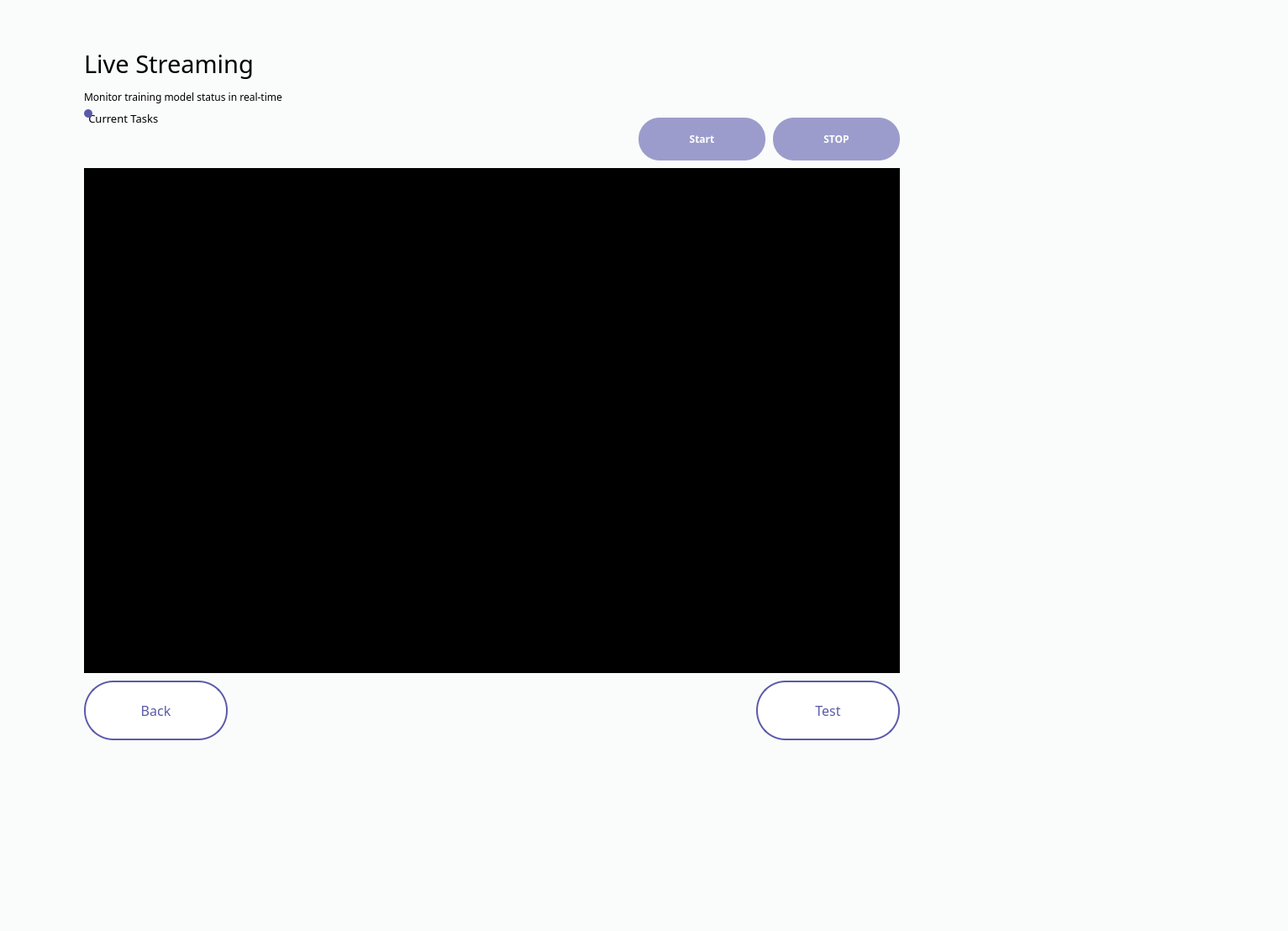
<?xml version="1.0" encoding="UTF-8"?>
<ui version="4.0">
 <class>Form</class>
 <widget class="QWidget" name="Form">
  <property name="geometry">
   <rect>
    <x>0</x>
    <y>0</y>
    <width>1533</width>
    <height>1108</height>
   </rect>
  </property>
  <property name="windowTitle">
   <string>Form</string>
  </property>
  <property name="styleSheet">
   <string notr="true">background-color: #FAFCFB;</string>
  </property>
  <widget class="QStackedWidget" name="stackedWidget">
   <property name="geometry">
    <rect>
     <x>10</x>
     <y>10</y>
     <width>1241</width>
     <height>1300</height>
    </rect>
   </property>
   <property name="currentIndex">
    <number>0</number>
   </property>
   <widget class="QWidget" name="page">
    <widget class="QLabel" name="title_lb">
     <property name="geometry">
      <rect>
       <x>90</x>
       <y>30</y>
       <width>331</width>
       <height>71</height>
      </rect>
     </property>
     <property name="font">
      <font>
       <family>Bahnschrift Light</family>
       <pointsize>22</pointsize>
      </font>
     </property>
     <property name="text">
      <string>Live Streaming</string>
     </property>
    </widget>
    <widget class="QLabel" name="label">
     <property name="geometry">
      <rect>
       <x>90</x>
       <y>90</y>
       <width>541</width>
       <height>31</height>
      </rect>
     </property>
     <property name="font">
      <font>
       <family>Bahnschrift Light</family>
      </font>
     </property>
     <property name="text">
      <string>Monitor training model status in real-time</string>
     </property>
    </widget>
    <widget class="QGroupBox" name="groupBox_3">
     <property name="geometry">
      <rect>
       <x>80</x>
       <y>120</y>
       <width>1181</width>
       <height>751</height>
      </rect>
     </property>
     <property name="font">
      <font>
       <family>Bahnschrift Light</family>
       <pointsize>10</pointsize>
      </font>
     </property>
     <property name="styleSheet">
      <string notr="true">border: none;</string>
     </property>
     <property name="title">
      <string>    Current Tasks</string>
     </property>
     <widget class="QWidget" name="tasks" native="true">
      <property name="geometry">
       <rect>
        <x>10</x>
        <y>0</y>
        <width>10</width>
        <height>10</height>
       </rect>
      </property>
      <property name="styleSheet">
       <string notr="true">
background: #5b5aaa;
border-radius: 5px;
</string>
      </property>
     </widget>
     <widget class="QLabel" name="video_label">
      <property name="geometry">
       <rect>
        <x>10</x>
        <y>70</y>
        <width>971</width>
        <height>601</height>
       </rect>
      </property>
      <property name="styleSheet">
       <string notr="true">background-color: rgb(0,0,0);</string>
      </property>
      <property name="text">
       <string/>
      </property>
     </widget>
     <widget class="QPushButton" name="stop_btn">
      <property name="geometry">
       <rect>
        <x>830</x>
        <y>10</y>
        <width>151</width>
        <height>51</height>
       </rect>
      </property>
      <property name="font">
       <font>
        <family>Bahnschrift Light</family>
        <weight>75</weight>
        <bold>true</bold>
       </font>
      </property>
      <property name="layoutDirection">
       <enum>Qt::RightToLeft</enum>
      </property>
      <property name="styleSheet">
       <string notr="true">QPushButton {
    background-color: #9c9ccc;     /* 메인 민트톤 */
    border-radius: 25px;
    color: #FFFFFF;                /* 진한 민트 텍스트 */
}

QPushButton:hover {
    background-color: #dedeee;     /* hover 시 연민트 */
    color: #5b5aaa;                /* 동일 톤 유지 */
}
</string>
      </property>
      <property name="text">
       <string>STOP</string>
      </property>
      <property name="icon">
       <iconset>
        <normaloff>../../../tech_gui_최종/tech_gui/Downloads/앞으로.svg</normaloff>../../../tech_gui_최종/tech_gui/Downloads/앞으로.svg</iconset>
      </property>
      <property name="iconSize">
       <size>
        <width>30</width>
        <height>30</height>
       </size>
      </property>
      <property name="checkable">
       <bool>true</bool>
      </property>
     </widget>
     <widget class="QPushButton" name="back_btn">
      <property name="geometry">
       <rect>
        <x>10</x>
        <y>680</y>
        <width>171</width>
        <height>71</height>
       </rect>
      </property>
      <property name="font">
       <font>
        <family>Bahnschrift Light</family>
        <pointsize>12</pointsize>
        <weight>50</weight>
        <bold>false</bold>
       </font>
      </property>
      <property name="styleSheet">
       <string notr="true">QPushButton {
    color: #5b5aaa;
    background-color: #FFFFFF;
    border: 2px solid #5b5aaa;
    border-radius: 35px;
}

QPushButton:hover {
    background-color: #bdbddd;
    color: #5b5aaa;
    border: 2px solid #5b5aaa;
}
</string>
      </property>
      <property name="text">
       <string>Back</string>
      </property>
     </widget>
     <widget class="QPushButton" name="test_btn">
      <property name="geometry">
       <rect>
        <x>810</x>
        <y>680</y>
        <width>171</width>
        <height>71</height>
       </rect>
      </property>
      <property name="font">
       <font>
        <family>Bahnschrift Light</family>
        <pointsize>12</pointsize>
        <weight>50</weight>
        <bold>false</bold>
       </font>
      </property>
      <property name="layoutDirection">
       <enum>Qt::RightToLeft</enum>
      </property>
      <property name="styleSheet">
       <string notr="true">QPushButton {
    color: #5b5aaa;
    background-color: #FFFFFF;
    border: 2px solid #5b5aaa;
    border-radius: 35px;
}

QPushButton:hover {
    background-color: #bdbddd;
    color: #5b5aaa;
    border: 2px solid #5b5aaa;
}
</string>
      </property>
      <property name="text">
       <string>Test</string>
      </property>
      <property name="icon">
       <iconset>
        <normaloff>../../../tech_gui_최종/tech_gui/Downloads/앞으로.svg</normaloff>../../../tech_gui_최종/tech_gui/Downloads/앞으로.svg</iconset>
      </property>
      <property name="iconSize">
       <size>
        <width>30</width>
        <height>30</height>
       </size>
      </property>
      <property name="checkable">
       <bool>true</bool>
      </property>
     </widget>
     <widget class="QPushButton" name="start_btn">
      <property name="geometry">
       <rect>
        <x>670</x>
        <y>10</y>
        <width>151</width>
        <height>51</height>
       </rect>
      </property>
      <property name="font">
       <font>
        <family>Bahnschrift Light</family>
        <weight>75</weight>
        <bold>true</bold>
       </font>
      </property>
      <property name="layoutDirection">
       <enum>Qt::RightToLeft</enum>
      </property>
      <property name="styleSheet">
       <string notr="true">QPushButton {
    background-color: #9c9ccc;     /* 메인 민트톤 */
    border-radius: 25px;
    color: #FFFFFF;                /* 진한 민트 텍스트 */
}

QPushButton:hover {
    background-color: #dedeee;     /* hover 시 연민트 */
    color: #5b5aaa;                /* 동일 톤 유지 */
}
</string>
      </property>
      <property name="text">
       <string>Start</string>
      </property>
      <property name="icon">
       <iconset>
        <normaloff>../../../tech_gui_최종/tech_gui/Downloads/앞으로.svg</normaloff>../../../tech_gui_최종/tech_gui/Downloads/앞으로.svg</iconset>
      </property>
      <property name="iconSize">
       <size>
        <width>30</width>
        <height>30</height>
       </size>
      </property>
      <property name="checkable">
       <bool>true</bool>
      </property>
     </widget>
    </widget>
   </widget>
   <widget class="QWidget" name="page_2"/>
  </widget>
 </widget>
 <resources/>
 <connections/>
</ui>
